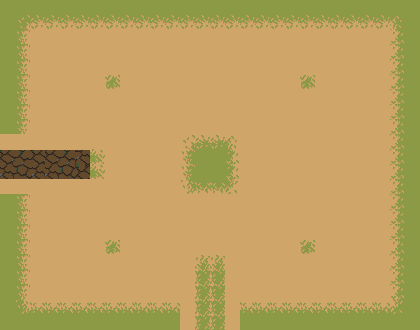

A 2D game scene composited from a Tiled map and its tileset images. What follows is a short description and the map's XML, with every tile layer's data as written:
An orthogonal 28x22 tile map with 15x15 px tiles, 1 tile layer (sueloLayer), 2 tilesets and 17 objects.

<map version="1.10" tiledversion="1.10.2" orientation="orthogonal" renderorder="right-down" width="28" height="22" tilewidth="15" tileheight="15" infinite="0" nextlayerid="3" nextobjectid="27">
 <tileset firstgid="1" source="Ground Tileset.tsx" />
 <tileset firstgid="331" source="bossTileset.tsx" />
 <layer id="1" name="sueloLayer" width="28" height="22">
  <data encoding="csv">
255,255,255,255,255,255,255,255,255,255,255,255,255,255,255,255,255,255,255,255,255,255,255,255,255,255,255,255,
255,221,222,222,222,222,222,222,222,222,222,222,222,222,222,222,222,222,222,222,222,222,222,222,222,222,223,255,
255,243,244,244,244,244,244,244,244,244,244,244,244,244,244,244,244,244,244,244,244,244,244,244,244,244,245,255,
255,243,244,244,244,244,244,244,244,244,244,244,244,244,244,244,244,244,244,244,244,244,244,244,244,244,245,255,
255,243,244,244,244,244,244,244,244,244,244,244,244,244,244,244,244,244,244,244,244,244,244,244,244,244,245,255,
255,243,244,244,244,244,244,301,244,244,244,244,244,244,244,244,244,244,244,244,301,244,244,244,244,244,245,255,
255,243,244,244,244,244,244,244,244,244,244,244,244,244,244,244,244,244,244,244,244,244,244,244,244,244,245,255,
255,243,244,244,244,244,244,244,244,244,244,244,244,244,244,244,244,244,244,244,244,244,244,244,244,244,245,255,
255,243,244,244,244,244,244,244,244,244,244,244,244,244,244,244,244,244,244,244,244,244,244,244,244,244,245,255,
244,244,244,244,244,244,244,244,244,244,244,244,232,233,233,234,244,244,244,244,244,244,244,244,244,244,245,255,
545,546,547,545,546,462,300,244,244,244,244,244,254,255,255,256,244,244,244,244,244,244,244,244,244,244,245,255,
630,631,632,630,631,717,300,244,244,244,244,244,254,255,255,256,244,244,244,244,244,244,244,244,244,244,245,255,
244,244,244,244,244,244,244,244,244,244,244,244,276,277,277,278,244,244,244,244,244,244,244,244,244,244,245,255,
255,243,244,244,244,244,244,244,244,244,244,244,244,244,244,244,244,244,244,244,244,244,244,244,244,244,245,255,
255,243,244,244,244,244,244,244,244,244,244,244,244,244,244,244,244,244,244,244,244,244,244,244,244,244,245,255,
255,243,244,244,244,244,244,244,244,244,244,244,244,244,244,244,244,244,244,244,244,244,244,244,244,244,245,255,
255,243,244,244,244,244,244,301,244,244,244,244,244,244,244,244,244,244,244,244,301,244,244,244,244,244,245,255,
255,243,244,244,244,244,244,244,244,244,244,244,244,235,235,244,244,244,244,244,244,244,244,244,244,244,245,255,
255,243,244,244,244,244,244,244,244,244,244,244,244,257,257,244,244,244,244,244,244,244,244,244,244,244,245,255,
255,243,244,244,244,244,244,244,244,244,244,244,244,257,257,244,244,244,244,244,244,244,244,244,244,244,245,255,
255,265,266,266,266,266,266,266,266,266,266,266,244,257,257,244,266,266,266,266,266,266,266,266,266,266,267,255,
255,255,255,255,255,255,255,255,255,255,255,255,244,257,257,244,255,255,255,255,255,255,255,255,255,255,255,255
</data>
 </layer>
 <objectgroup id="2" name="Colisiones">
  <object id="1" x="0" y="15" width="15" height="105">
   <properties>
    <property name="name" value="pared" />
   </properties>
  </object>
  <object id="2" x="0" y="210" width="15" height="120">
   <properties>
    <property name="name" value="pared" />
   </properties>
  </object>
  <object id="3" x="15" y="315" width="150" height="15">
   <properties>
    <property name="name" value="pared" />
   </properties>
  </object>
  <object id="4" x="255" y="315" width="165" height="15">
   <properties>
    <property name="name" value="pared" />
   </properties>
  </object>
  <object id="5" x="405" y="0" width="15" height="315">
   <properties>
    <property name="name" value="pared" />
   </properties>
  </object>
  <object id="7" x="0" y="0" width="405" height="15">
   <properties>
    <property name="name" value="pared" />
   </properties>
  </object>
  <object id="8" x="0" y="120" width="15" height="90">
   <properties>
    <property name="name" value="puerta" />
   </properties>
  </object>
  <object id="9" x="165" y="315" width="90" height="15">
   <properties>
    <property name="name" value="puerta" />
   </properties>
  </object>
  <object id="10" x="45" y="150" width="30" height="30">
   <properties>
    <property name="name" value="start" />
   </properties>
  </object>
  <object id="12" x="195" y="255" width="30" height="30">
   <properties>
    <property name="name" value="start" />
   </properties>
  </object>
  <object id="13" x="-45" y="105" width="30" height="120">
   <properties>
    <property name="name" value="end" />
   </properties>
  </object>
  <object id="14" x="150" y="345" width="120" height="30">
   <properties>
    <property name="name" value="end" />
   </properties>
  </object>
  <object id="22" gid="134" x="300" y="90" width="16" height="16">
   <properties>
    <property name="enemigo" value="simple" />
   </properties>
  </object>
  <object id="23" gid="134" x="300" y="255" width="16" height="16">
   <properties>
    <property name="enemigo" value="simple" />
   </properties>
  </object>
  <object id="24" gid="134" x="105" y="255" width="16" height="16">
   <properties>
    <property name="enemigo" value="simple" />
   </properties>
  </object>
  <object id="25" gid="134" x="105" y="90" width="16" height="16">
   <properties>
    <property name="enemigo" value="simple" />
   </properties>
  </object>
  <object id="26" gid="134" x="195" y="179" width="30" height="30">
   <properties>
    <property name="enemigo" value="simple" />
   </properties>
  </object>
 </objectgroup>
</map>
